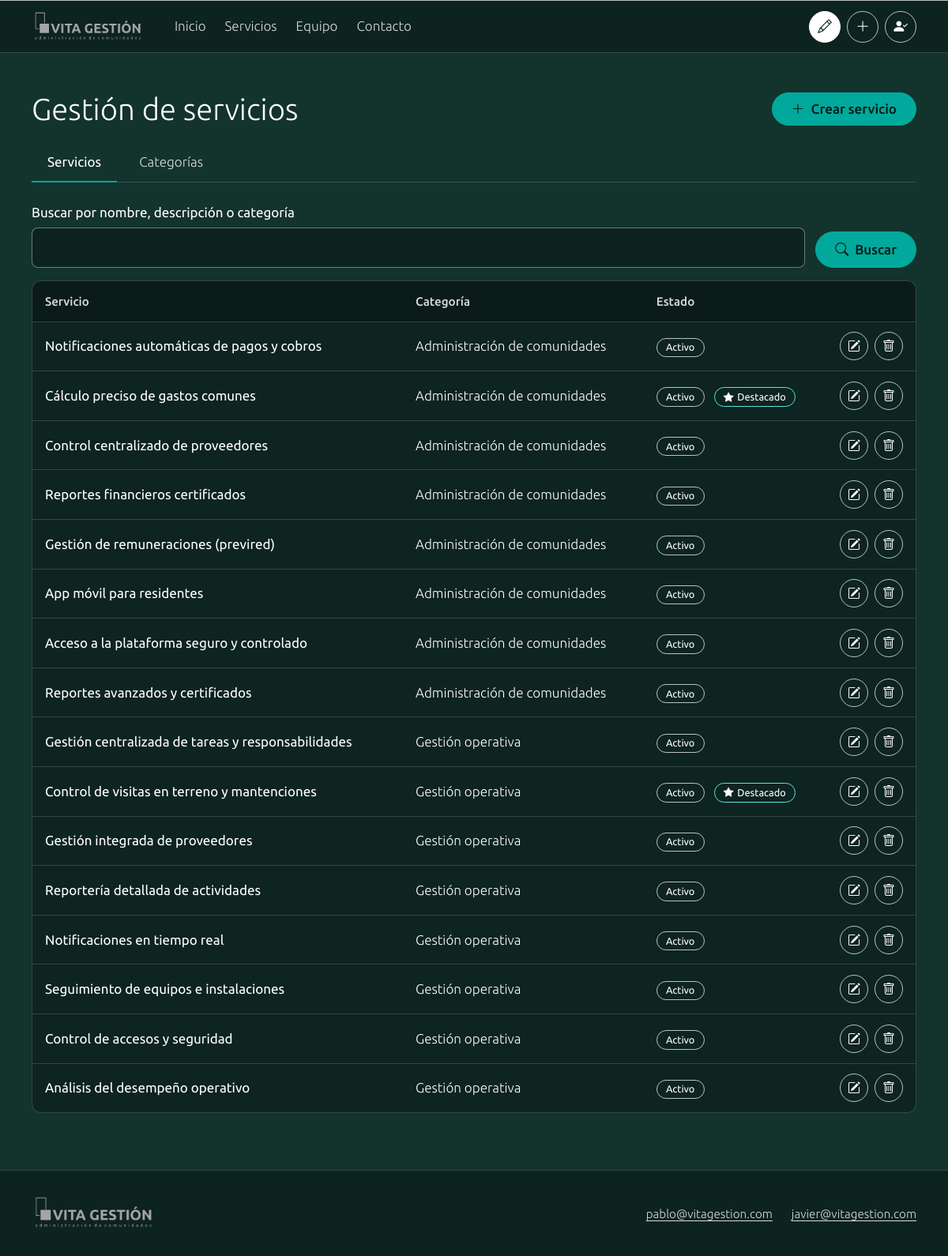
Page /panel/servicios/ (signed in) on the committed database.
### servicios/models.py (models this page shows, shortened)
class Servicio(models.Model):
    nombre = models.CharField('nombre', max_length=150)
    descripcion = models.TextField('descripción', max_length=500, blank=True)
    categoria = models.ForeignKey(
        Categoria,
        verbose_name='categoría',
        on_delete=models.PROTECT,   # no se puede borrar una categoría con servicios
        related_name='servicios',
    )
    destacado = models.BooleanField('destacado', default=False)
    activo = models.BooleanField('activo', default=True)
    creado = models.DateTimeField('creado', auto_now_add=True)
    actualizado = models.DateTimeField('actualizado', auto_now=True)
    class Meta:
        verbose_name = 'servicio'
        verbose_name_plural = 'servicios'
        ordering = ['categoria__orden', 'id']
        constraints = [
            models.UniqueConstraint(
                fields=['categoria', 'nombre'],
                name='servicio_nombre_unico_por_categoria',
            ),
        ]

class Categoria(models.Model):
    nombre = models.CharField('nombre', max_length=100, unique=True)
    descripcion = models.TextField('descripción', max_length=500)
    orden = models.PositiveIntegerField('orden', default=0)
    activa = models.BooleanField('activa', default=True)
    class Meta:
        verbose_name = 'categoría'
        verbose_name_plural = 'categorías'
        ordering = ['orden', 'nombre']

### servicios/views.py (the view)
# urls.py: path('panel/servicios/', views.ServicioListaView.as_view(), name='panel_servicios'),
class ServicioListaView(PanelMixin, ListView):
    permission_required = 'servicios.view_servicio'
    template_name = 'servicios/panel_servicios.html'
    context_object_name = 'servicios'
    seccion = 'servicios'
    def get_queryset(self):
        queryset = Servicio.objects.select_related('categoria')
        return buscar(queryset, self.request.GET.get('q', ''), textos_servicio)
    def get_context_data(self, **kwargs):
        contexto = super().get_context_data(**kwargs)
        contexto['q'] = self.request.GET.get('q', '').strip()
        return contexto

### servicios/views.py (called while the page is built, shortened)
def normalizar(texto):
    descompuesto = unicodedata.normalize('NFD', texto or '')
    sin_tildes = ''.join(c for c in descompuesto if unicodedata.category(c) != 'Mn')
    return sin_tildes.casefold()

def buscar(queryset, texto, textos_de):
    consulta = normalizar(texto.strip())
    if not consulta:
        return queryset

    def get_context_data(self, **kwargs):
        contexto = super().get_context_data(**kwargs)
        contexto['seccion'] = self.seccion
        return contexto

### templates/servicios/panel_servicios.html (shortened to what this page needs)
{% extends 'base.html' %}
{% block contenido %}
<div class="contenedor panel">
  <div class="panel-titulo">
    <h1>Gestión de servicios</h1>
    {% if perms.servicios.add_servicio %}
    <a class="btn btn-primario" href="{% url 'servicios:servicio_crear' %}">
      <i class="bi bi-plus-lg" aria-hidden="true"></i> Crear servicio
    </a>
    {% endif %}
  </div>
  {% include 'servicios/_pestanas.html' %}
  <form class="buscador" method="get" role="search">
    <div class="campo-grupo crece">
      <label for="q">Buscar por nombre, descripción o categoría</label>
      <input type="search" id="q" name="q" value="{{ q }}">
    </div>
    <button type="submit" class="btn btn-primario"><i class="bi bi-search" aria-hidden="true"></i> Buscar</button>
  </form>
  {% if servicios %}
  <div class="tabla-scroll">
    <table class="tabla">
      <thead>
        <tr>
          <th scope="col">Servicio</th>
          <th scope="col">Categoría</th>
          <th scope="col">Estado</th>
          <th scope="col" class="col-acciones"><span class="visualmente-oculto">Acciones</span></th>
        </tr>
      </thead>
      <tbody>
        {% for servicio in servicios %}
        <tr>
          <th scope="row">{{ servicio.nombre }}</th>
          <td>{{ servicio.categoria.nombre }}</td>
          <td>
            {% if servicio.activo %}<span class="etiqueta">Activo</span>{% else %}<span class="etiqueta inactivo">Inactivo</span>{% endif %}
            {% if servicio.destacado %}<span class="etiqueta destacado"><i class="bi bi-star-fill" aria-hidden="true"></i> Destacado</span>{% endif %}
          </td>
          <td class="col-acciones">
            <div class="acciones-fila">
              {% if perms.servicios.change_servicio %}
              <a class="btn-icono" href="{% url 'servicios:servicio_editar' servicio.pk %}"
                 aria-label="Editar el servicio {{ servicio.nombre }}" title="Editar">
                <i class="bi bi-pencil-square" aria-hidden="true"></i>
              </a>
              {% endif %}
              {% if perms.servicios.delete_servicio %}
              <a class="btn-icono peligro" href="{% url 'servicios:servicio_eliminar' servicio.pk %}"
                 aria-label="Eliminar el servicio {{ servicio.nombre }}" title="Eliminar">
                <i class="bi bi-trash" aria-hidden="true"></i>
              </a>
              {% endif %}
            </div>
          </td>
        </tr>
        {% endfor %}
      </tbody>
    </table>
  </div>
  {% endif %}
</div>
{% endblock %}

### rows in the picture
Servicio: nombre "Notificaciones automáticas de pagos y cobros", categoria.nombre "Administración de comunidades", activo "Activo"
Servicio: nombre "Cálculo preciso de gastos comunes", categoria.nombre "Administración de comunidades", activo "Activo", destacado True (drawn)
Servicio: nombre "Control centralizado de proveedores", categoria.nombre "Administración de comunidades", activo "Activo"
Servicio: nombre "Reportes financieros certificados", categoria.nombre "Administración de comunidades", activo "Activo"
Servicio: nombre "Gestión de remuneraciones (previred)", categoria.nombre "Administración de comunidades", activo "Activo"
Servicio: nombre "App móvil para residentes", categoria.nombre "Administración de comunidades", activo "Activo"
Servicio: nombre "Acceso a la plataforma seguro y controlado", categoria.nombre "Administración de comunidades", activo "Activo"
Servicio: nombre "Reportes avanzados y certificados", categoria.nombre "Administración de comunidades", activo "Activo"
Servicio: nombre "Gestión centralizada de tareas y responsabilidades", categoria.nombre "Gestión operativa", activo "Activo"
Servicio: nombre "Control de visitas en terreno y mantenciones", categoria.nombre "Gestión operativa", activo "Activo", destacado True (drawn)
Servicio: nombre "Gestión integrada de proveedores", categoria.nombre "Gestión operativa", activo "Activo"
Servicio: nombre "Reportería detallada de actividades", categoria.nombre "Gestión operativa", activo "Activo"
Servicio: nombre "Notificaciones en tiempo real", categoria.nombre "Gestión operativa", activo "Activo"
Servicio: nombre "Seguimiento de equipos e instalaciones", categoria.nombre "Gestión operativa", activo "Activo"
Servicio: nombre "Control de accesos y seguridad", categoria.nombre "Gestión operativa", activo "Activo"
Servicio: nombre "Análisis del desempeño operativo", categoria.nombre "Gestión operativa", activo "Activo"
